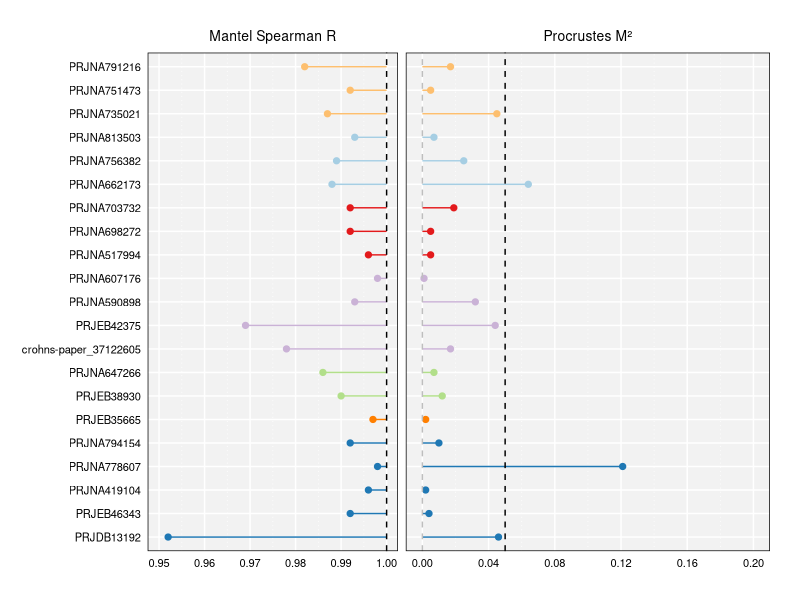

Write R code to recreate this figure.
setwd("/Users/cheesemania/PycharmProjects/mscthesis_wrkdir/src-plots")

# Load required libraries
library(ggplot2)
library(dplyr)

# Load the data
data <- read.delim("Jaccard-mantel-procrustes.tsv", header = TRUE, stringsAsFactors = TRUE, sep = "\t")

# Define levels for Disease_Level_1
levels_disease <- c("Infectious", "Cancer", "Other", "Gastrointestinal", "Liver", "Metabolic", "Autoimmune")

# Ensure all levels are consistent with the defined levels
data$Disease_Level_1 <- factor(trimws(data$Disease_Level_1), levels = levels_disease)

# Create a mapping data frame for the new disease names
disease_name_mapping <- data.frame(
  original = c("Infectious", "Cancer", "Other", "Gastrointestinal", "Liver", "Metabolic", "Autoimmune"),
  new = c("Infectious disease", "Cancer", "Other", "Gastrointestinal disease", "Liver disease", "Metabolic disease", "Autoimmune disease")
)

# Create a named vector for the new disease names to map with colors
disease_colors_new <- c(
  "Infectious disease" = "#1F78B4",  
  "Cancer" = "#FF7F00",  
  "Other" = "#B2DF8A",  
  "Gastrointestinal disease" = "#CAB2D6",  
  "Liver disease" = "#E31A1C",  
  "Metabolic disease" = "#A6CEE3",  
  "Autoimmune disease" = "#FDBF6F"
)

# Update Disease_Level_1 to use new names
data$Disease_Level_1 <- factor(data$Disease_Level_1, levels = disease_name_mapping$original, labels = disease_name_mapping$new)

# Order project_id based on Disease_Level_1 and place NAs at the end within each disease group
data <- data %>%
  arrange(Disease_Level_1, desc(is.na(Mantel_R)), project_id) %>%  # Sort by Disease, then NA last, then project_id
  mutate(project_id = factor(project_id, levels = unique(project_id)))

# Manually set the range and breaks for x-axis
mantel_x_limits <- c(0.95, 1.00)
procrustes_x_limits <- c(0, 0.2)
mantel_unit_spacing <- 0.01
procrustes_unit_spacing <- 0.04

custom_theme <- theme(
  panel.background = element_rect(fill = "gray95", color = NA),  # Light gray background
  panel.grid.major = element_line(color = "white"),  # White major grid lines
  panel.grid.minor = element_line(color = "white", linetype = "dotted"),  # White minor grid lines
  plot.background = element_rect(fill = "white", color = NA),  # White plot background
  axis.text = element_text(size = 8, color = "black"),
  legend.position = "none",
  plot.title = element_text(hjust = 0.5, size = 10),  # Centered plot title
)

# Panel 1: Lollipop plot for Mantel R
p1 <- ggplot(data, aes(x = Mantel_R, y = project_id, color = Disease_Level_1)) +
  geom_segment(aes(x = 1, xend = Mantel_R, y = project_id, yend = project_id, color = Disease_Level_1), linewidth = 0.5) +  
  geom_point(size = 1.8) + 
  geom_vline(xintercept = 1, linetype = "dashed", color = "black") +
  scale_color_manual(values = disease_colors_new, labels = disease_name_mapping$new, na.translate = FALSE) +
  labs(x = "Mantel R", y = "", color = "Disease Level 1") +
  scale_x_continuous(limits = mantel_x_limits, breaks = seq(mantel_x_limits[1], mantel_x_limits[2], by = mantel_unit_spacing)) +
  theme_minimal() +
  theme(
    legend.position = "none",
    axis.text.y = element_text(size = 8, color = "black"),
    #axis.text.x = element_blank(),  # Hide x-axis text
    axis.title.x = element_blank(),  # Hide x-axis title
    #axis.title.x = element_text(size = rel(0.8)),
    panel.border = element_rect(color = "black", fill = NA),
    panel.spacing = unit(0.01, "cm"), # Minimize panel spacing
    plot.margin = unit(c(1.5, 0.1, 1.5, 0.1), "lines"),
    plot.title = element_text(hjust = 0.5, size = 10)
  ) +
  ggtitle("Mantel Spearman R") +
  custom_theme

# Panel 2: Lollipop plot for Procrustes M²
p2 <- ggplot(data, aes(x = Procrustes_M2, y = project_id, color = Disease_Level_1)) +
  geom_segment(aes(x = 0, xend = Procrustes_M2, y = project_id, yend = project_id, color = Disease_Level_1), linewidth = 0.5) +  
  geom_point(size = 1.8) +  
  geom_vline(xintercept = 0, linetype = "dashed", color = "grey") +
  geom_vline(xintercept = 0.05, linetype = "dashed", color = "black") +
  scale_color_manual(values = disease_colors_new, labels = disease_name_mapping$new, na.translate = FALSE) +
  labs(x = "Procrustes M²", y = "", color = "Disease Level 1") +
  scale_x_continuous(limits = procrustes_x_limits, breaks = seq(procrustes_x_limits[1], procrustes_x_limits[2], by = procrustes_unit_spacing)) +
  theme_minimal() +
  theme(
    legend.position = "none",
    axis.text.y = element_blank(),  # Hide y-axis text for this panel
    axis.title.y = element_blank(),
    #axis.title.x = element_text(size = rel(0.8)),
    axis.title.x = element_blank(),  # Hide x-axis title
    panel.border = element_rect(color = "black", fill = NA),
    panel.spacing = unit(0.01, "cm"), # Minimize panel spacing
    plot.margin = unit(c(1.5, 1.5, 1.5, 0.1), "lines"),
    plot.title = element_text(hjust = 0.5, size = 10)
  ) + 
  ggtitle("Procrustes M²") +
  custom_theme

# Display both plots side by side
library(gridExtra)
Jaccard_mantel_procrutes_plot <- grid.arrange(p1, p2, ncol = 2)
print(Jaccard_mantel_procrutes_plot)

# Save plot
ggsave("Jaccard_mantel_procrutes_with_bg.png", Jaccard_mantel_procrutes_plot, dpi = 600, width = 8, height = 8)
